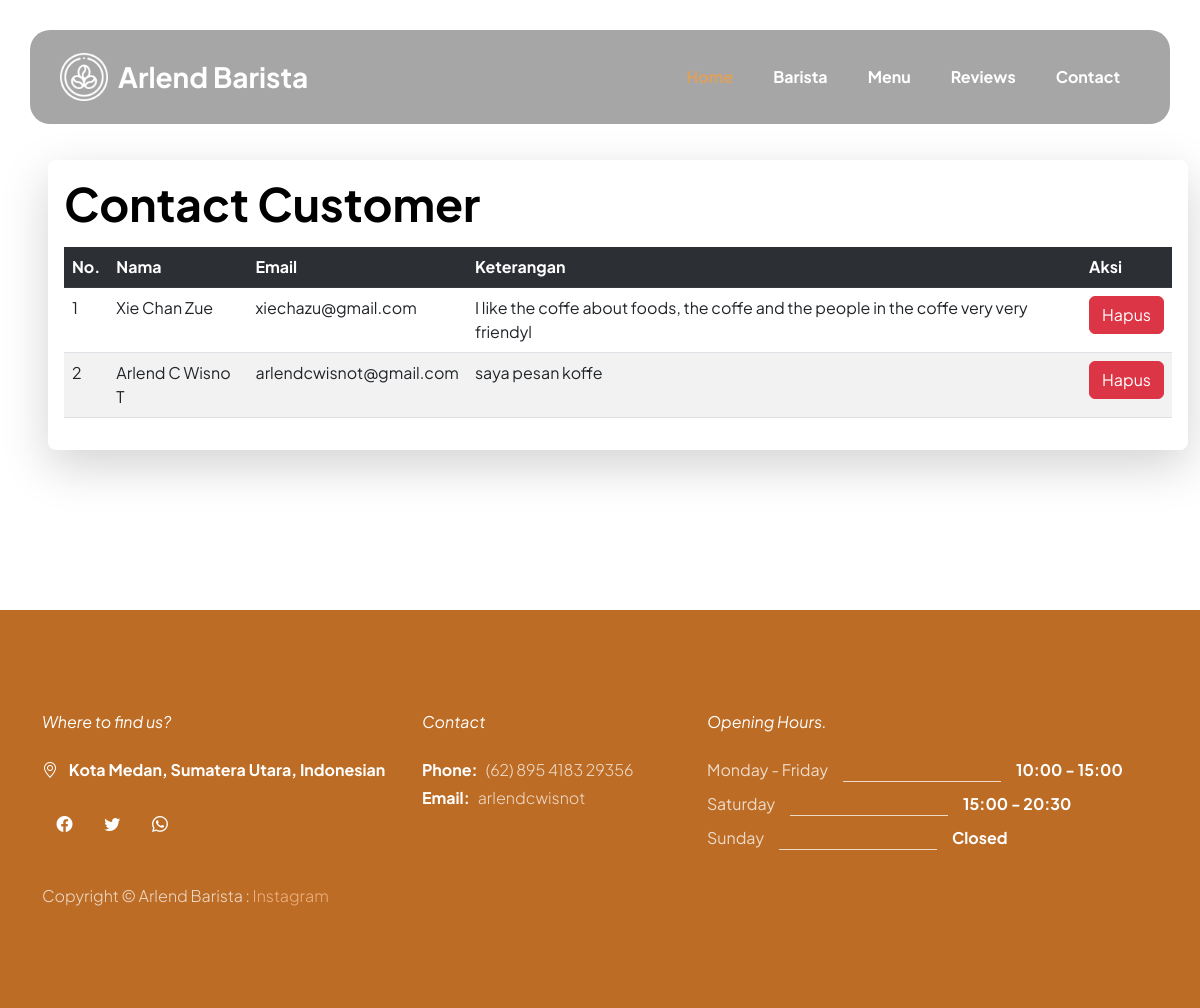
Page /admin/index.php?url=contact on the committed database.
### tables this page shows
CREATE TABLE `contact` (
  `id` int(11) NOT NULL,
  `nama` varchar(30) NOT NULL,
  `email` varchar(25) NOT NULL,
  `keterangan` varchar(255) NOT NULL
);

### admin/contact.php (the view)
<h2>Contact Customer</h2>
<table class="table table-hover mt-3 table table-striped">
    <tr class="table-dark">
        <th>No.</th>
        <th>Nama</th>
        <th>Email</th>
        <th>Keterangan</th>
        <th>Aksi</th>
    </tr>
    <?php
    include 'koneksi.php';
    $a = 1;
    $query = mysqli_query($koneksi, "SELECT * FROM contact");
    foreach ($query as $con) {
    ?>
        <tr>
            <td><?= $a++; ?></td>
            <td><?= $con['nama'] ?></td>
            <td><?= $con['email'] ?></td>
            <td><?= $con['keterangan'] ?></td>
            <td>
                <a href="?url=hapus_contact&id=<?= $con['id'] ?>" onclick="return confirm('Hapus Kontak?')" class="btn btn-danger">Hapus</a>
            </td>
        </tr>
    <?php
    }
    ?>
</table>

### css/tooplate-barista.css (style rules this page uses)
:root { --white-color: #ffffff; --primary-color: #BC6C25; --secondary-color: #DDA15E; --section-bg-color: #b78752; --custom-btn-bg-color: #BC6C25; --custom-btn-bg-hover-color: #DDA15E; --dark-color: #000000; --p-color: #717275; --border-color: #7fffd4; --link-hover-color: #E76F51; --body-font-family: 'Plus Jakarta Sans', sans-serif; --h1-font-size: 68px; --h2-font-size: 46px; --h3-font-size: 32px; --h4-font-size: 28px; --h5-font-size: 24px; --h6-font-size: 22px; --p-font-size: 20px; --btn-font-size: 16px; --form-btn-font-size: 18px; --menu-font-size: 16px; --border-radius-large: 100px; --border-radius-medium: 20px; --border-radius-small: 10px; --font-weight-thin: 200; --font-weight-light: 300; --font-weight-normal: 400; --font-weight-bold: 700; }
body { background-color: var(--white-color); font-family: var(--body-font-family); }
h2, h3, h4, h5, h6 { color: var(--dark-color); }
h1, h2, h3, h4, h5, h6 { font-weight: var(--font-weight-bold); }
h2 { font-size: var(--h2-font-size); }
a, button { touch-action: manipulation; transition: all 0.3s; }
a { display: inline-block; color: var(--primary-color); text-decoration: none; }

### rows in the picture
contact: nama "Xie Chan Zue", email "xiechazu@gmail.com", keterangan "I like the coffe about foods, the coffe and the people in the coffe very very friendyl"
contact: nama "Arlend C Wisno T", email "arlendcwisnot@gmail.com", keterangan "saya pesan koffe"
